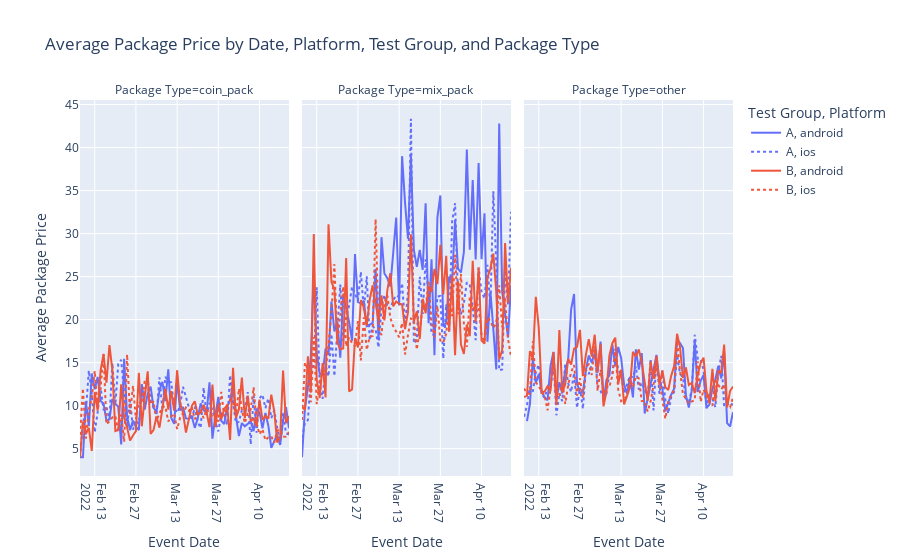
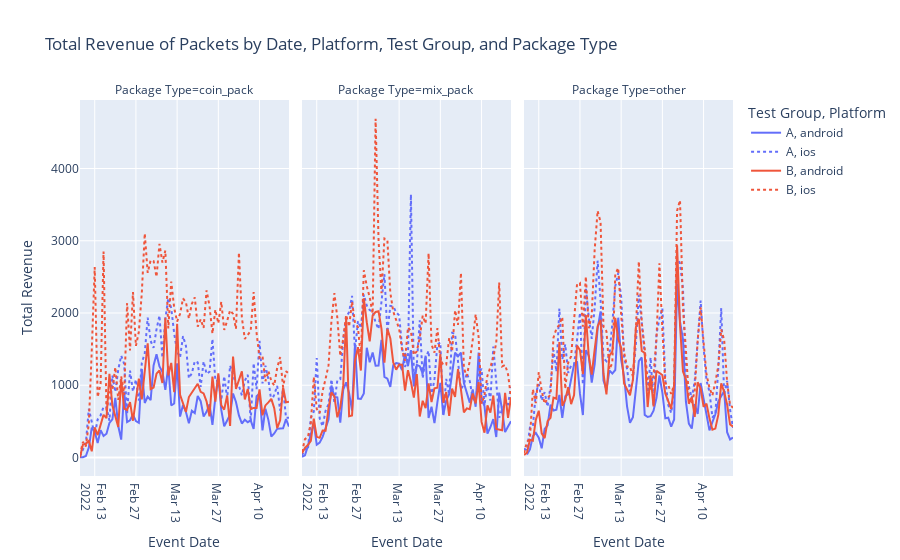
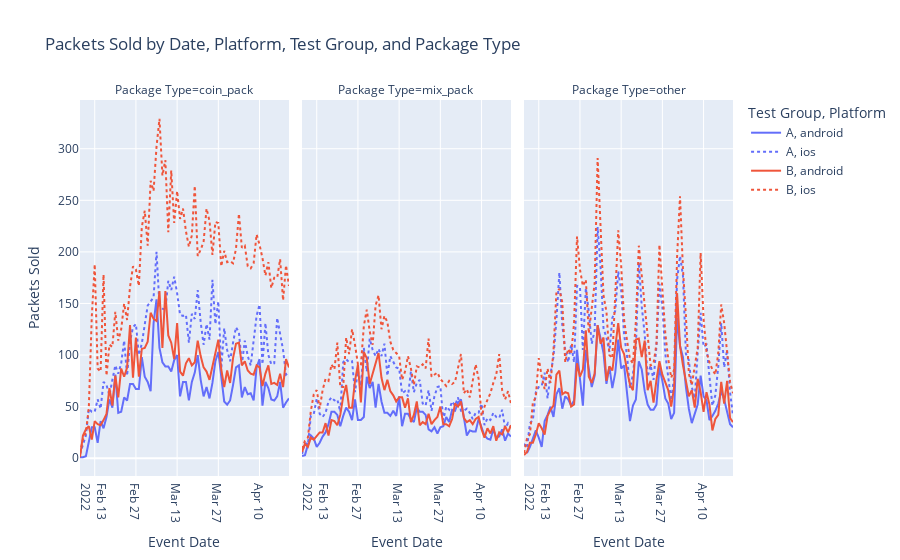
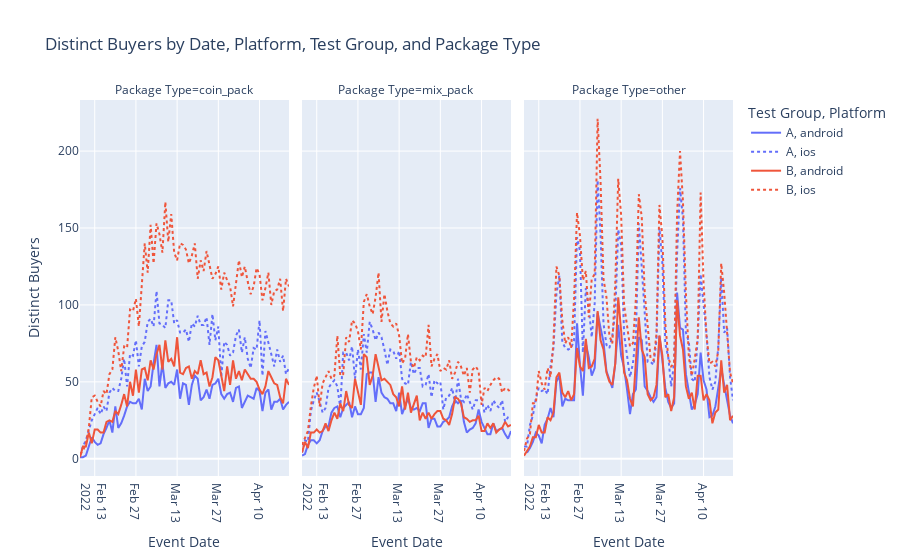

Write notebook code for charts like these, in order.
### Code cell
import plotly.express as px

# Plot 1: Average Package Price over time
fig_avg_price = px.line(
    sales,
    x="event_date",
    y="avg_price",
    color="group_id",
    line_dash="platform",
    facet_col="package_type",
    title="Average Package Price by Date, Platform, Test Group, and Package Type",
    labels={
        "event_date": "Event Date",
        "avg_price": "Average Package Price",
        "group_id": "Test Group",
        "platform": "Platform",
        "package_type": "Package Type"
    }
)
fig_avg_price.show()

# Plot 2: Total Revenue over time
fig_total_revenue = px.line(
    sales,
    x="event_date",
    y="total_revenue",
    color="group_id",
    line_dash="platform",
    facet_col="package_type",
    title="Total Revenue of Packets by Date, Platform, Test Group, and Package Type",
    labels={
        "event_date": "Event Date",
        "total_revenue": "Total Revenue",
        "group_id": "Test Group",
        "platform": "Platform",
        "package_type": "Package Type"
    }
)
fig_total_revenue.show()

# Plot 3: Packets Sold over time
fig_packets_sold = px.line(
    sales,
    x="event_date",
    y="packets_sold",
    color="group_id",
    line_dash="platform",
    facet_col="package_type",
    title="Packets Sold by Date, Platform, Test Group, and Package Type",
    labels={
        "event_date": "Event Date",
        "packets_sold": "Packets Sold",
        "group_id": "Test Group",
        "platform": "Platform",
        "package_type": "Package Type"
    }
)
fig_packets_sold.show()

# Plot 4: Distinct Buyers over time
fig_distinct_buyers = px.line(
    sales,
    x="event_date",
    y="distinct_buyers",
    color="group_id",
    line_dash="platform",
    facet_col="package_type",
    title="Distinct Buyers by Date, Platform, Test Group, and Package Type",
    labels={
        "event_date": "Event Date",
        "distinct_buyers": "Distinct Buyers",
        "group_id": "Test Group",
        "platform": "Platform",
        "package_type": "Package Type"
    }
)
fig_distinct_buyers.show()
